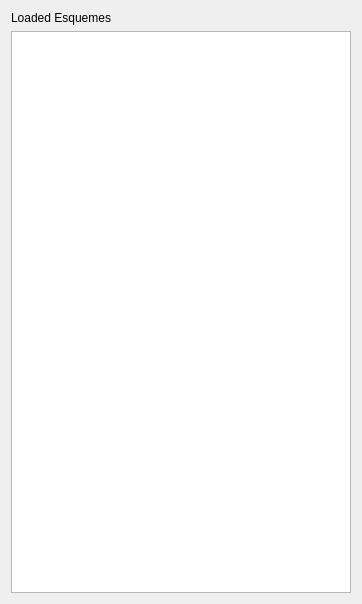
<?xml version="1.0" encoding="UTF-8"?>
<ui version="4.0">
 <class>WLoadedEsquemes</class>
 <widget class="QWidget" name="WLoadedEsquemes">
  <property name="geometry">
   <rect>
    <x>0</x>
    <y>0</y>
    <width>362</width>
    <height>604</height>
   </rect>
  </property>
  <property name="windowTitle">
   <string>Form</string>
  </property>
  <layout class="QVBoxLayout" name="verticalLayout">
   <item>
    <widget class="QLabel" name="label">
     <property name="text">
      <string>Loaded Esquemes</string>
     </property>
    </widget>
   </item>
   <item>
    <widget class="WEsquemaListView" name="list_esquemes"/>
   </item>
  </layout>
 </widget>
 <customwidgets>
  <customwidget>
   <class>WEsquemaListView</class>
   <extends>QListWidget</extends>
   <header>WEsquemaListView.h</header>
  </customwidget>
 </customwidgets>
 <resources/>
 <connections/>
</ui>
